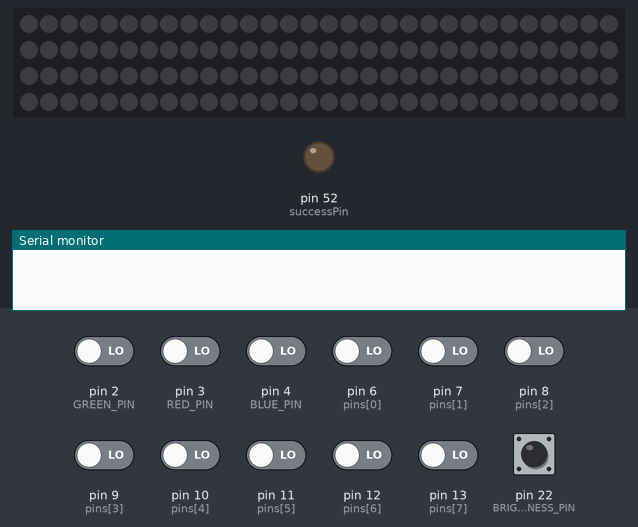
Simulated run of this sketch. Board: Arduino Mega 2560, built with avr-gcc and run on an emulated ATmega2560. On the bench: 120 RGB LEDs in strip order, left to right, continuing on the next row, output pins drawn as LEDs (lit = HIGH), the last lines printed to the serial monitor. Dashed ring = blinking. Inputs (shaded band) come from the test bench; at power-on: pin 2 (GREEN_PIN), pin 3 (RED_PIN), pin 4 (BLUE_PIN), pin 6 (pins[0]), pin 7 (pins[1]), pin 8 (pins[2]), pin 9 (pins[3]), pin 10 (pins[4]), pin 11 (pins[5]), pin 12 (pins[6]), pin 13 (pins[7]), pin 22 (BRIGHTNESS_PIN) LOW. Dim RGB values are drawn brighter than linear.

Above: at 1.2 s.
1.3 s: pin 2 (GREEN_PIN) driven HIGH
At 1.53 s:
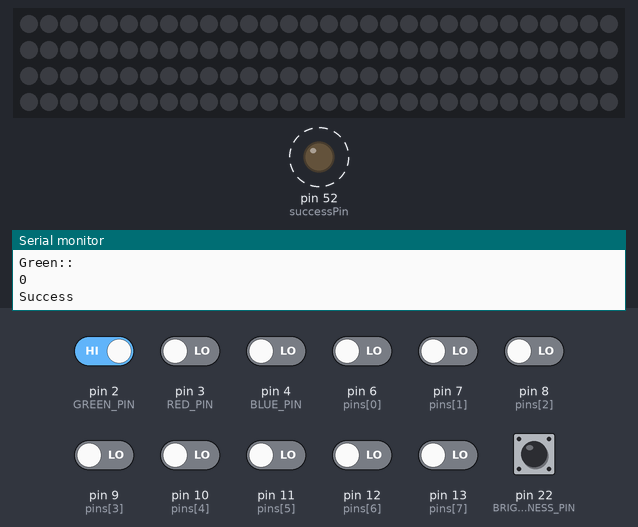
4.3 s: pin 3 (RED_PIN) driven HIGH
7.3 s: pin 11 (pins[5]) driven HIGH
10.3 s: pin 2 (GREEN_PIN) driven LOW and pin 3 (RED_PIN) driven LOW and pin 4 (BLUE_PIN) driven HIGH and pin 6 (pins[0]) driven HIGH and pin 7 (pins[1]) driven HIGH
13.3 s: pin 4 (BLUE_PIN) driven LOW
At 14.5 s:
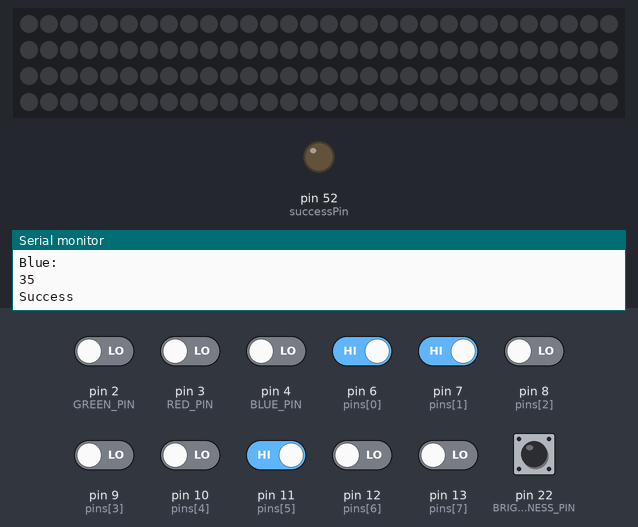
14.8 s: pin 22 (BRIGHTNESS_PIN) pulled HIGH for 1 s
At 16.8 s:
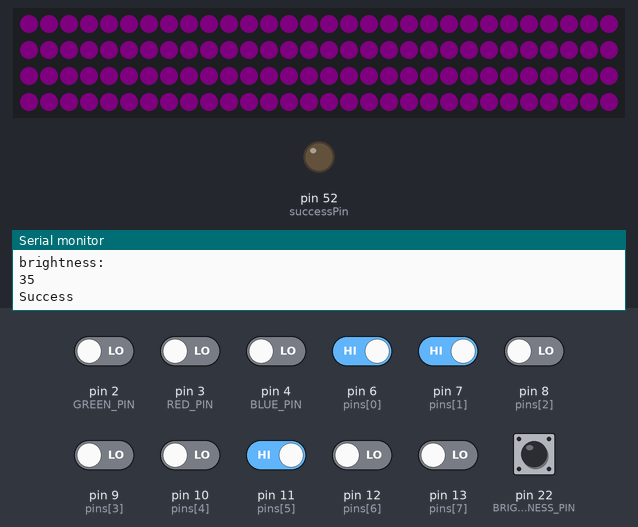
Timing chart, 0 to 18.3 s (numbered marks = the images above; inputs shaded):
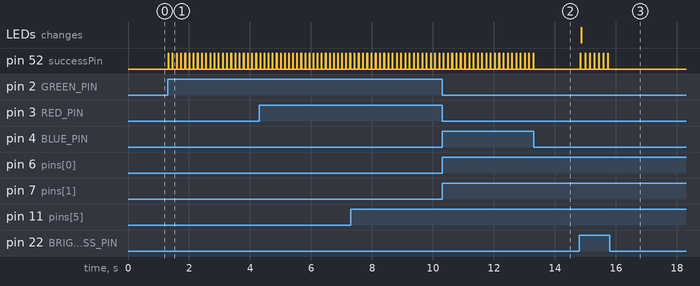

Measured:
- after the input at 1.3 s, pin 52 (successPin): alternates HIGH for 0.02 s and LOW for 0.12 s, starting at once
- after the input at 13.3 s, pin 52 (successPin): goes on until 13.3 s, then stays LOW
- after the input at 14.8 s, pin 52 (successPin): alternates HIGH for 0.02 s and LOW for 0.13 s, 14 changes in all, then stays LOW, starting at once; the LEDs: change after 0.07 s (image 3)

The sketch:

arduino_binary_input.ino
```cpp
#include <FastLED.h>

#define NUM_LEDS 120
#define DATA_PIN 5

int pins[8] = {6, 7, 8, 9, 10, 11, 12, 13};
int binary[8] = {0, 0, 0, 0, 0, 0, 0, 0};
int successPin = 52;

int red = 256;
int green = 256;
int blue = 256;
int brightness = 256;

int RED_PIN = 3;
int BLUE_PIN = 4;
int GREEN_PIN = 2;
int BRIGHTNESS_PIN = 22;

int counter = 4;

CRGB leds[NUM_LEDS];

void setup() {
  Serial.begin(9600);
  pinMode(successPin, OUTPUT);

  for(int i = 0; i < 8; i++) {
    pinMode(pins[i], INPUT);
  }

  pinMode(RED_PIN, INPUT);
  pinMode(GREEN_PIN, INPUT);
  pinMode(BLUE_PIN, INPUT);
  pinMode(BRIGHTNESS_PIN, INPUT);

  FastLED.addLeds<WS2812B, DATA_PIN, GRB>(leds, NUM_LEDS);

}

void loop() {
  // put your main code here, to run repeatedly:
  int colourMode = getColourMode();

  if(colourMode > 0) {
    getBinary();
  }

  int decimal = convertToDecimal();


  if (colourMode == 1) {
    red = decimal;
    Serial.println("Red:");
    Serial.println(red);
  }

  if (colourMode == 2) {
    green = decimal;
    Serial.println("Green::");
    Serial.println(green);
  }

  if (colourMode == 3) {
    blue = decimal;
    Serial.println("Blue:");
    Serial.println(blue);
  }

  if (colourMode == 4) {
    brightness = decimal;
    Serial.println("brightness:");
    Serial.println(brightness);
  }

  counter++;

  digitalWrite(successPin, HIGH);
  Serial.println("Success");
  delay(10);
  digitalWrite(successPin, LOW);

  if (red != 256 && green != 256 && blue != 256 && brightness != 256){
    Serial.println("Let there be light");
    lighting();
  }

}

void getBinary() {
  Serial.println("Binary:");
  for (int i = 0; i < 8; i++) {
    if(digitalRead(pins[i]) > 0) {
      binary[i] = 1;
    } else {
      binary[i] = 0;
    }
    Serial.println(digitalRead(pins[i]));
  }
}

// If any of the colour pins are on - then end the loop
int getColourMode() {
  int colourMode = 0;
  do {
    delay(100);

    int r_pin = digitalRead(RED_PIN);
    int b_pin = digitalRead(BLUE_PIN);
    int g_pin = digitalRead(GREEN_PIN);
    int brightness_pin = digitalRead(BRIGHTNESS_PIN);


    if (r_pin > 0) {
      colourMode = 1;
    } else if (g_pin > 0) {
      colourMode = 2;
    } else if (b_pin > 0) {
      colourMode = 3;
    } else if (brightness_pin > 0) {
      colourMode = 4;
    }

  } while(colourMode == 0);

  return colourMode;
}

int convertToDecimal() {
  Serial.println("Decimal:");
  int total = 0;
  for(int i = 0; i < 8; i++) {
    total += binary[i] * 1<<i;
    Serial.println(total);
  }
  Serial.println(total);
  return total;
}


void lighting() {
  for(int i = 0; i < NUM_LEDS; i++) {
    leds[i].r = red;
    leds[i].b = blue;
    leds[i].g = green;
  }

  FastLED.setBrightness(brightness);
  FastLED.show();
  red = 256;
  green = 256;
  blue = 256;
  brightness=256;
}
```
